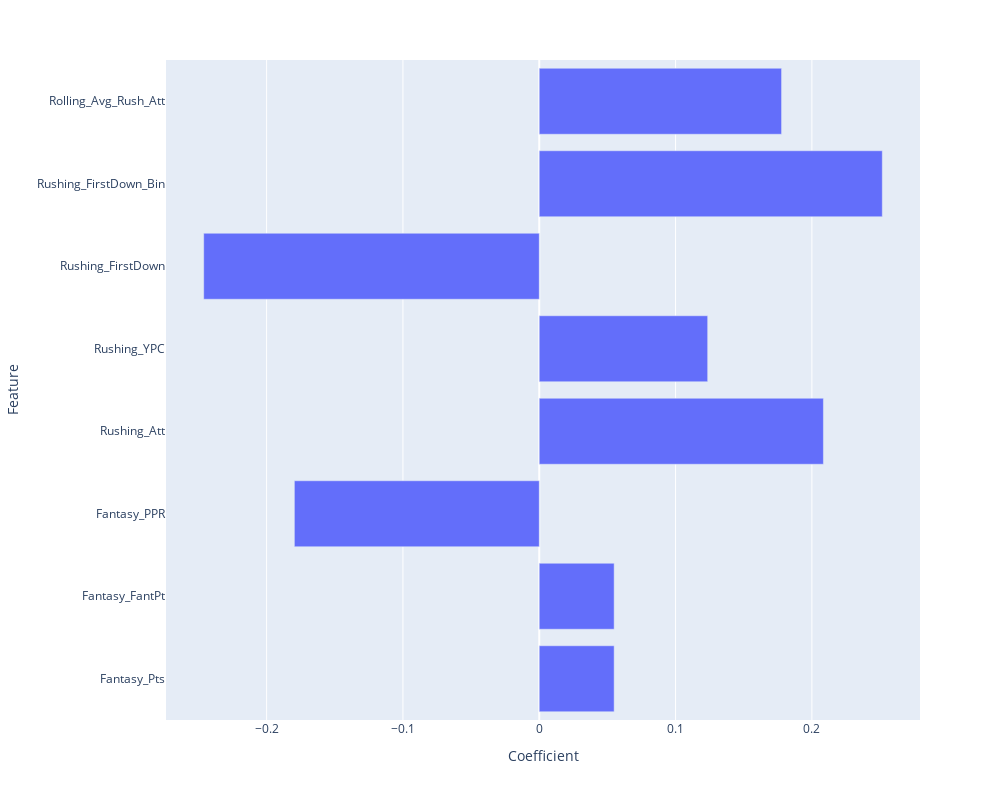

Source (notebook cell):
### Markdown cell above
### Logistic Regression Evaluation

The Confusion Matrix serves the purpose to visualize the classification model's performance.  The values reflect that the model struggles to separate the difference of performance dip compared to no dip.  Because PerformanceDip is clearly a minority class, composing of approximately 13% of the dataset, the model tends to favor selecting 'No Dip'.  While a 80% F1 score is held by the model, the Precision Recall curve shows that model performance is marginally above chance where random assignments of target feature are made.   <br>

In regards to feature importance, there is no strong relationship to any specific feature since all do not deviate much from 0.  However, it is worthwhile to highlight that the two features containing the largest coefficients are Rushing_First_Down_Bin and Rushing_Att.  Rushing_FirstDowns shows negative correlation, but this could be due to multicollinearity with the binning version of this feature.  Recursive Feature Elimination Cross Validation chose the most impactful features to include in the model and the classification model here struggles to identify unique importance between these two features <br>


Logistic Regression is notorious for its sensitivity to class imabalance and struggles to capture meaningful insights but it is still a useful model to integrate because of its simplicity, providing a baseline on how much added value more complex models could supplement

### Code cell
plt.plot(thresholds, precision[:-1]) 
plt.plot(thresholds, recall[:-1])
plt.plot(thresholds, f1_scores)
plt.axvline(best_threshold, ls='--')
plt.legend(['Precision','Recall','F1'])  

y_predict = best_lr_pipe.predict_proba(x_val_lr)[:,1]
y_predict_custom = (y_predict >= best_threshold).astype(int)


#Evaluating Model through Confusion Matrix
c_matrix = metrics.confusion_matrix(y_val_lr, y_predict_custom)
print(c_matrix)

#Heatmap of Confusion Matrix
classes = [0,1]
fig, ax = plt.subplots()
ticks = np.arange(len(classes))
plt.xticks = (ticks, classes)
plt.yticks = (ticks, classes)
sns.heatmap(pd.DataFrame(c_matrix), annot=True, fmt='.5g', cmap='crest')
ax.xaxis.set_label_position("top")
plt.tight_layout()
plt.title('Confusion Matrix', y=1.1)
plt.xlabel('Predicted Label')
plt.ylabel('Actual Label')

#Classification Report
targetNames = ['No Performance Dip', 'Performance Dip']
print(classification_report(y_val_lr, y_predict_custom,target_names=targetNames))

#Precision Recall Curve
display = PrecisionRecallDisplay.from_estimator(best_lr_pipe, x_val, y_val, plot_chance_level=True)

support_mask = best_lr_pipe.named_steps['rfe'].get_support()
selectedFeatures = x_train_lr.columns[support_mask]

print("Selected Features by Recursive Feature Elimination: ")
print(list(selectedFeatures))


#Computing Feature Importance
rfe_step = best_lr_pipe.named_steps['rfe']
support_mask = best_lr_pipe.named_steps['rfe'].get_support()
selectedFeatures = x_train_lr.columns[support_mask]
lr_est = rfe_step.estimator_
coefficients = lr_est.coef_.ravel()
oddsRatio = np.exp(coefficients)
pd.set_option('display.max_rows', 500)
featureImportance = pd.DataFrame({
    'Feature': selectedFeatures,
    'Coefficient': coefficients,
    'Odd_Ratio':  oddsRatio
})
print("\nFeature Importance (Coefficient and Odds Ratio):")
print(featureImportance.sort_values(by='Coefficient', ascending=False))

#Visualization of Feature Importance

fig = px.bar(featureImportance, x='Coefficient', y='Feature', width=1000, height=800)
fig.update_yaxes(tickfont=dict(size=12))
fig.show()

### Figure 1 — Plotly figure (JSON) as saved in the notebook; plotly's stock layout.template omitted (floating-point values rounded to 4 significant figures)
{"data": [{"hovertemplate": "Coefficient=%{x}<br>Feature=%{y}<extra></extra>", "legendgroup": "", "marker": {"color": "#636efa", "pattern": {"shape": ""}}, "name": "", "orientation": "h", "showlegend": false, "textposition": "auto", "type": "bar", "x": [0.05494, 0.05494, -0.1796, 0.2084, 0.1236, -0.2462, 0.2517, 0.1778], "xaxis": "x", "y": ["Fantasy_Pts", "Fantasy_FantPt", "Fantasy_PPR", "Rushing_Att", "Rushing_YPC", "Rushing_FirstDown", "Rushing_FirstDown_Bin", "Rolling_Avg_Rush_Att"], "yaxis": "y"}], "layout": {"barmode": "relative", "height": 800, "legend": {"tracegroupgap": 0}, "margin": {"t": 60}, "width": 1000, "xaxis": {"anchor": "y", "domain": [0, 1], "title": {"text": "Coefficient"}}, "yaxis": {"anchor": "x", "domain": [0, 1], "tickfont": {"size": 12}, "title": {"text": "Feature"}}}}
